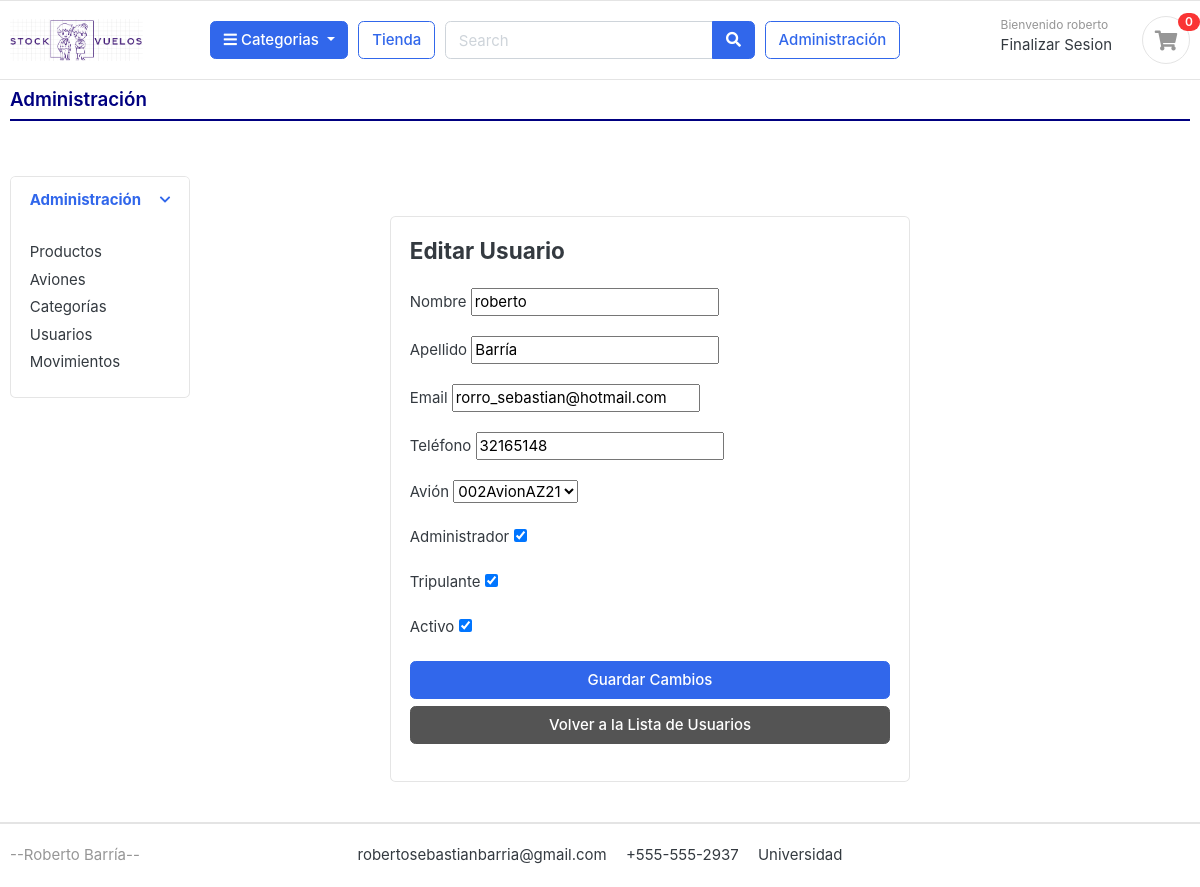
Page /administracion/usuarios/2/editar/ (signed in) on the committed database.
### cuentas/models.py (models this page shows, shortened)
class Cuenta(AbstractBaseUser):
    Nombre = models.CharField(max_length=50)
    Apellido = models.CharField(max_length=50)
    username = models.CharField(max_length=50, unique=True)
    email = models.EmailField(max_length=100, unique=True)
    phone_number = models.CharField(max_length=50)
    avion = models.ForeignKey('aviones.Avion', on_delete=models.SET_NULL, null=True, blank=True)
    es_administrador = models.BooleanField(default=False)
    es_tripulante = models.BooleanField(default=False)
    date_joined = models.DateTimeField(auto_now_add=True)
    last_login = models.DateTimeField(auto_now_add=True)
    is_admin = models.BooleanField(default=False)
    is_staff = models.BooleanField(default=False)
    is_active = models.BooleanField(default=False)
    is_superadmin = models.BooleanField(default=False)
    USERNAME_FIELD = 'email'
    REQUIRED_FIELDS = ['username', 'Nombre', 'Apellido']
    objects = MyAccountManager()

### administracion/views.py (the view)
# urls.py: path('usuarios/<int:usuario_id>/editar/', views.editar_usuario, name='editar_usuario'),
@login_required
def editar_usuario(request, usuario_id):
    usuario = get_object_or_404(Cuenta, id=usuario_id)
    if request.method == 'POST':
        form = EditarUsuarioForm(request.POST, instance=usuario)
        if form.is_valid():
            form.save()
            return redirect('lista_usuarios')
    else:
        form = EditarUsuarioForm(instance=usuario)
    return render(request, 'administracion/editar_usuario.html', {'form': form, 'usuario': usuario})

### administracion/forms.py
class EditarUsuarioForm(forms.ModelForm):
    class Meta:
        model = Cuenta
        fields = ['Nombre', 'Apellido', 'email', 'phone_number', 'avion', 'es_administrador', 'es_tripulante', 'is_active']

### aviones/models.py (called while the page is built)
    def __str__(self):
        return self.nombre

### categorias/models.py (called while the page is built)
    def get_url(self):
        return reverse('productos_por_categoria', args=[self.slug])

### tienda/context_processors.py (called while the page is built)
def cantidad_productos_en_orden(request):
    if request.user.is_authenticated:
        avion_id = request.session.get('avion_id')
        orden = Orden.objects.filter(usuario=request.user, avion_id=avion_id, completada=False).first()
        if orden:
            orden_productos = OrdenProducto.objects.filter(orden=orden).count()
        else:
            orden_productos = 0
    else:
        orden_productos = 0
    return {'orden_productos': orden_productos}

def categorias_context(request):
    return {
        'categorias': Categoria.objects.all()
    }

### templates/administracion/editar_usuario.html (shortened to what this page needs)
{% extends 'administracion/administracion.html' %}
{% block main_content %}
<section class="section-content padding-x">
    <div class="card mx-auto" style="max-width: 520px; margin-top: 40px;">
        <article class="card-body">
            <h4 class="card-title mb-4">Editar Usuario</h4>
            <form action="{% url 'editar_usuario' usuario.pk %}" method="POST">
                <div class="form-row">
                    <div class="col form-group">
                        <label>Nombre</label>
                        {{ form.Nombre }}
                    </div>
                    <div class="col form-group">
                        <label>Apellido</label>
                        {{ form.Apellido }}
                    </div>
                </div>
                <div class="form-row">
                    <div class="col form-group">
                        <label>Email</label>
                        {{ form.email }}
                    </div>
                    <div class="col form-group">
                        <label>Teléfono</label>
                        {{ form.phone_number }}
                    </div>
                </div>
                <div class="form-group">
                    <label>Avión</label>
                    {{ form.avion }}
                </div>
                <div class="form-group">
                    <label>Administrador</label>
                    {{ form.es_administrador }}
                </div>
                <div class="form-group">
                    <label>Tripulante</label>
                    {{ form.es_tripulante }}
                </div>
                <div class="form-group">
                    <label>Activo</label>
                    {{ form.is_active }}
                </div>
                <div class="form-group">
                    <button type="submit" class="btn btn-primary btn-block">Guardar Cambios</button>
                    <a href="{% url 'lista_usuarios' %}" class="btn btn-secondary btn-block">Volver a la Lista de Usuarios</a>
                </div>
            </form>
        </article>
    </div>
</section>
{% endblock %}

### templates/includes/navbar.html (shortened to what this page needs)
{% load static %}
<header class="section-header">
    <section class="header-main border-bottom">
        <div class="container">
            <div class="row align-items-center">
                <div class="col-lg-2 col-md-3 col-6">
                    <a href="{% url 'tienda' %}" class="brand-wrap">
                        <img class="logo" src="{% static 'images/logo05.png' %}">
                    </a>
                </div>
                {% if user.id is not None %}
                <div class="col-lg col-sm col-md col-6 flex-grow-0">
                    <div class="category-wrap dropdown d-inline-block float-right">
                        <button type="button" class="btn btn-primary dropdown-toggle" data-toggle="dropdown">
                            <i class="fa fa-bars"></i> Categorias
                        </button>
                    </div>
                </div>
                {% endif %}
                {% if user.id is not None %}
                <a href="{% url 'tienda' %}" class="btn btn-outline-primary">Tienda</a>
                {% endif %}
                <div class="col-lg col-md-6 col-sm-12 col">
                    {% if user.id is not None %}
                    <form action="#" class="search">
                        <div class="input-group w-100">
                            <input type="text" class="form-control" style="width:60%;" placeholder="Search">
                            <div class="input-group-append">
                                <button class="btn btn-primary" type="submit">
                                    <i class="fa fa-search"></i>
                                </button>
                            </div>
                        </div>
                    </form>
                    {% endif %}
                </div>
                {% if user.is_admin %}
                    <div>
                    <a href="{% url 'administracion' %}" class="btn btn-outline-primary">Administración</a>
                    </div>
                {% endif %}
                <div class="col-lg-3 col-sm-6 col-8 order-2 order-lg-3">
                    <div class="d-flex justify-content-end mb-3 mb-lg-0">
                        {% if user.id is None %}
                            <div class="widget-header">
                                <small class="title text-muted">Bienvenido </small>
                                <div>
                                    <a href="{% url 'login' %}">Login</a> <span class="dark-transp"> | </span>
                                </div>
                            </div>
                        {% else %}
                            <div class="widget-header">
                                <small class="title text-muted">Bienvenido {{user.Nombre}} </small>
                                <div>
                                    <a href="{% url 'logout' %}">Finalizar Sesion</a>
                                </div>
                            </div>
                        {% endif %}
                        {% if user.id is not None %}
                        <a href="{% url 'listar_ordenes' %}" class="widget-header pl-3 ml-3">
                            <div class="icon icon-sm rounded-circle border">
                                <i class="fa fa-shopping-cart"></i>
                            </div>
                            <span class="badge badge-pill badge-danger notify">{{ orden_productos }}</span>
                        </a>
                        {% endif %}
                    </div>
                </div>
            </div>
        </div>
    </section>
</header>

### static/css/ui.css (style rules this page uses)
html { font-family: "Inter", sans-serif; font-size: 15px; }
.icon-xs, .icon-sm, .icon-md, .icon-lg { display: inline-block; text-align: center; flex-shrink: 0; flex-grow: 0; }
.icon-sm { width: 48px; height: 48px; line-height: 48px !important; font-size: 20px; }
article:after, .form-group:after { display: block; clear: both; content: ""; }
.header-main { position: relative; padding-top: 1rem; padding-bottom: 1rem; }
.brand-wrap .logo, .navbar-brand .logo { margin-right: 7px; max-height: 42px; display: inline-block; }
.widget-header { display: inline-block; vertical-align: middle; position: relative; }
.widget-header a { color: #343a40; }
.widget-header i { color: #969696; }
.widget-header .title { display: block; }
.widget-header .notify { position: absolute; top: -3px; right: -10px; }
.notify { position: absolute; top: -4px; right: -10px; display: inline-block; padding: 0.25em 0.6em; font-size: 12px; line-height: 1; text-align: center; border-radius: 3rem; color: #fff; background-color: #fa3434; }

### rows in the picture
Cuenta: Nombre "roberto"
Cuenta: Nombre "roberto", Apellido "Barría", email "rorro_sebastian@hotmail.com", phone_number "32165148", avion "002AvionAZ21", es_administrador "☑", es_tripulante "☑", is_active "☑"

### other values in the picture
{{ orden_productos }} "0"
